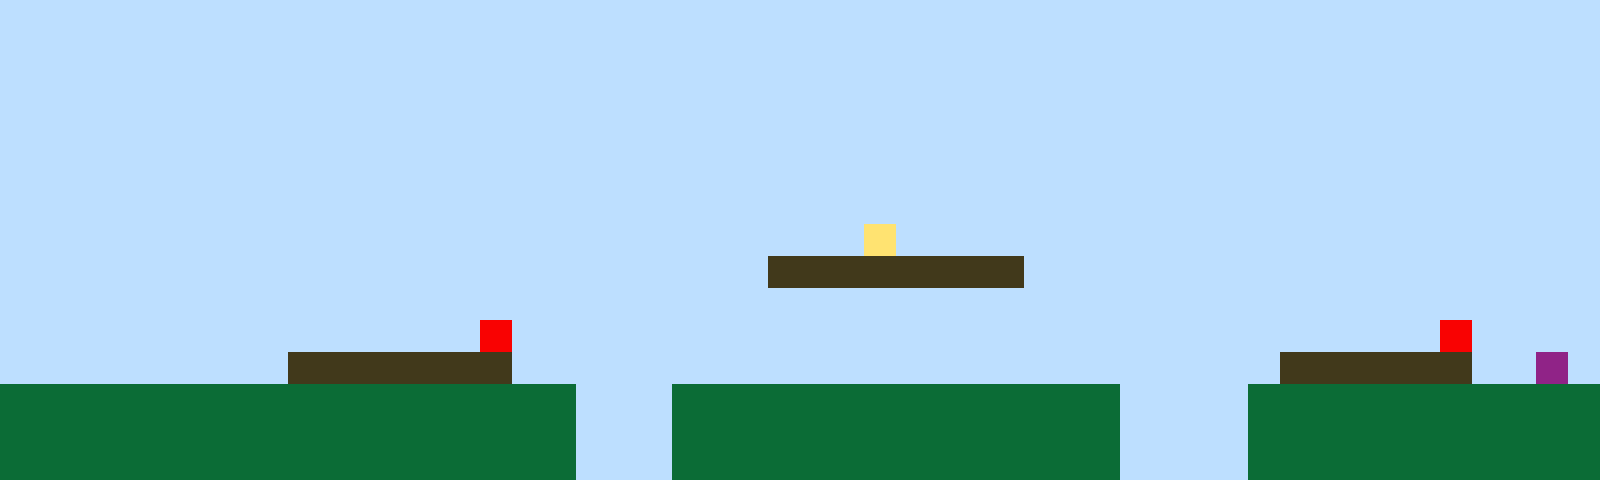

This is a level from a 2D game, rendered from its Tiled map with the project's own tilesets. A one-line summary and the complete map file follow:
An orthogonal 50x15 tile map with 32x32 px tiles, 1 tile layer (Tile Layer 1).

<map version="1.10" tiledversion="1.11.2" orientation="orthogonal" renderorder="right-up" width="50" height="15" tilewidth="32" tileheight="32" infinite="0" nextlayerid="2" nextobjectid="1"><editorsettings><export target="map1.csv" format="csv" /></editorsettings><tileset firstgid="1" name="sprites" tilewidth="32" tileheight="32" tilecount="6" columns="3"><image source="sprites.png" width="96" height="64" /></tileset><layer id="1" name="Tile Layer 1" width="50" height="15"><data encoding="csv">1,1,1,1,1,1,1,1,1,1,1,1,1,1,1,1,1,1,1,1,1,1,1,1,1,1,1,1,1,1,1,1,1,1,1,1,1,1,1,1,1,1,1,1,1,1,1,1,1,1,1,1,1,1,1,1,1,1,1,1,1,1,1,1,1,1,1,1,1,1,1,1,1,1,1,1,1,1,1,1,1,1,1,1,1,1,1,1,1,1,1,1,1,1,1,1,1,1,1,1,1,1,1,1,1,1,1,1,1,1,1,1,1,1,1,1,1,1,1,1,1,1,1,1,1,1,1,1,1,1,1,1,1,1,1,1,1,1,1,1,1,1,1,1,1,1,1,1,1,1,1,1,1,1,1,1,1,1,1,1,1,1,1,1,1,1,1,1,1,1,1,1,1,1,1,1,1,1,1,1,1,1,1,1,1,1,1,1,1,1,1,1,1,1,1,1,1,1,1,1,1,1,1,1,1,1,1,1,1,1,1,1,1,1,1,1,1,1,1,1,1,1,1,1,1,1,1,1,1,1,1,1,1,1,1,1,1,1,1,1,1,1,1,1,1,1,1,1,1,1,1,1,1,1,1,1,1,1,1,1,1,1,1,1,1,1,1,1,1,1,1,1,1,1,1,1,1,1,1,1,1,1,1,1,1,1,1,1,1,1,1,1,1,1,1,1,1,1,1,1,1,1,1,1,1,1,1,1,1,1,1,1,1,1,1,1,1,1,1,1,1,1,1,1,1,1,1,1,1,1,1,1,1,1,1,1,1,1,1,1,1,1,1,1,1,1,1,1,1,1,1,1,1,1,1,1,1,1,1,1,1,1,1,1,1,1,1,1,1,1,1,1,1,1,1,1,1,4,1,1,1,1,1,1,1,1,1,1,1,1,1,1,1,1,1,1,1,1,1,1,1,1,1,1,1,1,1,1,1,1,1,1,1,1,1,1,1,1,1,1,1,1,1,1,3,3,3,3,3,3,3,3,1,1,1,1,1,1,1,1,1,1,1,1,1,1,1,1,1,1,1,1,1,1,1,1,1,1,1,1,1,1,1,1,1,1,1,1,1,1,1,1,1,1,1,1,1,1,1,1,1,1,1,1,1,1,1,1,1,1,1,1,1,1,1,1,1,1,1,1,1,1,1,1,1,1,1,1,1,1,1,1,1,1,1,5,1,1,1,1,1,1,1,1,1,1,1,1,1,1,1,1,1,1,1,1,1,1,1,1,1,1,1,1,1,5,1,1,1,1,1,1,1,1,1,1,1,1,1,3,3,3,3,3,3,3,1,1,1,1,1,1,1,1,1,1,1,1,1,1,1,1,1,1,1,1,1,1,1,1,3,3,3,3,3,3,1,1,6,1,2,2,2,2,2,2,2,2,2,2,2,2,2,2,2,2,2,2,1,1,1,2,2,2,2,2,2,2,2,2,2,2,2,2,2,1,1,1,1,2,2,2,2,2,2,2,2,2,2,2,2,2,2,2,2,2,2,2,2,2,2,2,2,2,2,2,2,2,1,1,1,2,2,2,2,2,2,2,2,2,2,2,2,2,2,1,1,1,1,2,2,2,2,2,2,2,2,2,2,2,2,2,2,2,2,2,2,2,2,2,2,2,2,2,2,2,2,2,1,1,1,2,2,2,2,2,2,2,2,2,2,2,2,2,2,1,1,1,1,2,2,2,2,2,2,2,2,2,2,2</data></layer></map>
